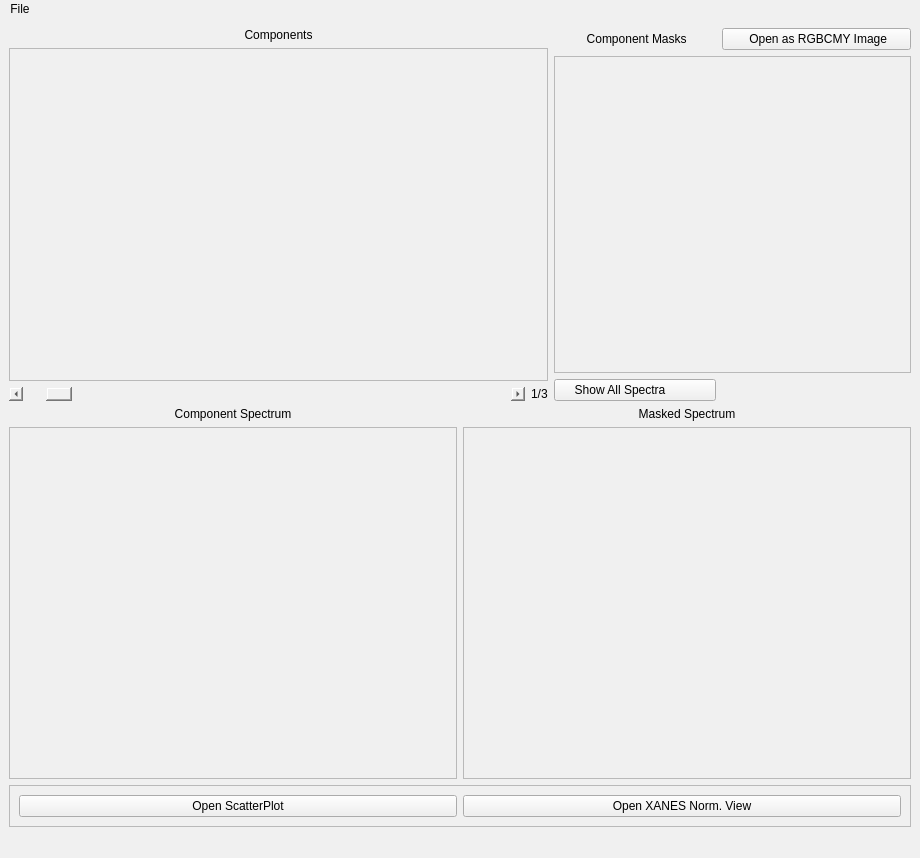
<?xml version="1.0" encoding="UTF-8"?>
<ui version="4.0">
 <class>MainWindow</class>
 <widget class="QMainWindow" name="MainWindow">
  <property name="geometry">
   <rect>
    <x>0</x>
    <y>0</y>
    <width>920</width>
    <height>858</height>
   </rect>
  </property>
  <property name="windowTitle">
   <string>MainWindow</string>
  </property>
  <property name="styleSheet">
   <string notr="true">background-color: rgb(240, 240, 240);</string>
  </property>
  <widget class="QWidget" name="centralwidget">
   <property name="styleSheet">
    <string notr="true"/>
   </property>
   <layout class="QGridLayout" name="gridLayout_8">
    <item row="0" column="0">
     <layout class="QGridLayout" name="gridLayout_7">
      <item row="0" column="0">
       <layout class="QGridLayout" name="gridLayout_5">
        <item row="0" column="0">
         <layout class="QGridLayout" name="gridLayout">
          <item row="0" column="0">
           <layout class="QGridLayout" name="gridLayout_2">
            <item row="1" column="0">
             <widget class="QLabel" name="label_4">
              <property name="styleSheet">
               <string notr="true"/>
              </property>
              <property name="text">
               <string>Components</string>
              </property>
              <property name="alignment">
               <set>Qt::AlignCenter</set>
              </property>
             </widget>
            </item>
            <item row="2" column="0">
             <widget class="ImageView" name="image_view"/>
            </item>
           </layout>
          </item>
          <item row="1" column="0">
           <layout class="QHBoxLayout" name="horizontalLayout">
            <item>
             <widget class="QScrollBar" name="hs_comp_number">
              <property name="sizePolicy">
               <sizepolicy hsizetype="Preferred" vsizetype="Fixed">
                <horstretch>0</horstretch>
                <verstretch>0</verstretch>
               </sizepolicy>
              </property>
              <property name="styleSheet">
               <string notr="true">QSlider::groove:horizontal {
border: 1px solid #bbb;
background: white;
height: 10px;
border-radius: 4px;
}

QSlider::sub-page:horizontal {
background: qlineargradient(x1: 0, y1: 0,    x2: 0, y2: 1,
    stop: 0 #66e, stop: 1 #bbf);
background: qlineargradient(x1: 0, y1: 0.2, x2: 1, y2: 1,
    stop: 0 #bbf, stop: 1 #55f);
border: 1px solid #777;
height: 10px;
border-radius: 4px;
}

QSlider::add-page:horizontal {
background: #fff;
border: 1px solid #777;
height: 10px;
border-radius: 4px;
}

QSlider::handle:horizontal {
background: qlineargradient(x1:0, y1:0, x2:1, y2:1,
    stop:0 #eee, stop:1 #ccc);
border: 1px solid #777;
width: 13px;
margin-top: -2px;
margin-bottom: -2px;
border-radius: 4px;
}

QSlider::handle:horizontal:hover {
background: qlineargradient(x1:0, y1:0, x2:1, y2:1,
    stop:0 #fff, stop:1 #ddd);
border: 1px solid #444;
border-radius: 2px;
}

QSlider::sub-page:horizontal:disabled {
background: #bbb;
border-color: #999;
}

QSlider::add-page:horizontal:disabled {
background: #eee;
border-color: #999;
}

QSlider::handle:horizontal:disabled {
background: #eee;
border: 1px solid #aaa;
border-radius: 4px;
}

QPushButton {
background-color: rgb(175, 236, 255);
color: rgb(255, 0, 127);
}</string>
              </property>
              <property name="maximum">
               <number>20</number>
              </property>
              <property name="pageStep">
               <number>1</number>
              </property>
              <property name="value">
               <number>1</number>
              </property>
              <property name="orientation">
               <enum>Qt::Horizontal</enum>
              </property>
             </widget>
            </item>
            <item>
             <widget class="QLabel" name="label_comp_number">
              <property name="sizePolicy">
               <sizepolicy hsizetype="Fixed" vsizetype="Preferred">
                <horstretch>0</horstretch>
                <verstretch>0</verstretch>
               </sizepolicy>
              </property>
              <property name="styleSheet">
               <string notr="true">font: 12pt &quot;Segoe UI&quot;;</string>
              </property>
              <property name="text">
               <string>1/3</string>
              </property>
             </widget>
            </item>
           </layout>
          </item>
         </layout>
        </item>
        <item row="0" column="1">
         <layout class="QGridLayout" name="gridLayout_4">
          <item row="0" column="0">
           <widget class="QLabel" name="label_5">
            <property name="styleSheet">
             <string notr="true"/>
            </property>
            <property name="text">
             <string>     Component Masks    </string>
            </property>
            <property name="alignment">
             <set>Qt::AlignCenter</set>
            </property>
           </widget>
          </item>
          <item row="1" column="0" colspan="2">
           <widget class="ImageView" name="image_view2"/>
          </item>
          <item row="2" column="0">
           <widget class="QPushButton" name="pb_show_all">
            <property name="styleSheet">
             <string notr="true"/>
            </property>
            <property name="text">
             <string>     Show All Spectra              </string>
            </property>
           </widget>
          </item>
          <item row="0" column="1">
           <widget class="QPushButton" name="pb_showMultiColor">
            <property name="text">
             <string>       Open as RGBCMY Image      </string>
            </property>
           </widget>
          </item>
         </layout>
        </item>
       </layout>
      </item>
      <item row="1" column="0">
       <layout class="QGridLayout" name="gridLayout_3">
        <item row="1" column="1">
         <widget class="QLabel" name="label">
          <property name="styleSheet">
           <string notr="true"/>
          </property>
          <property name="text">
           <string>Masked Spectrum</string>
          </property>
          <property name="alignment">
           <set>Qt::AlignCenter</set>
          </property>
         </widget>
        </item>
        <item row="2" column="1">
         <widget class="PlotWidget" name="spectrum_view"/>
        </item>
        <item row="2" column="0">
         <widget class="PlotWidget" name="component_view"/>
        </item>
        <item row="1" column="0">
         <widget class="QLabel" name="label_2">
          <property name="styleSheet">
           <string notr="true"/>
          </property>
          <property name="text">
           <string>Component Spectrum</string>
          </property>
          <property name="alignment">
           <set>Qt::AlignCenter</set>
          </property>
         </widget>
        </item>
       </layout>
      </item>
     </layout>
    </item>
    <item row="1" column="0">
     <widget class="QFrame" name="frame">
      <property name="frameShape">
       <enum>QFrame::StyledPanel</enum>
      </property>
      <property name="frameShadow">
       <enum>QFrame::Raised</enum>
      </property>
      <layout class="QGridLayout" name="gridLayout_6">
       <item row="0" column="0">
        <widget class="QPushButton" name="pb_openScatterPlot">
         <property name="styleSheet">
          <string notr="true"/>
         </property>
         <property name="text">
          <string>Open ScatterPlot</string>
         </property>
        </widget>
       </item>
       <item row="0" column="1">
        <widget class="QPushButton" name="pb_showMultiImageXANESView">
         <property name="text">
          <string>Open XANES Norm. View</string>
         </property>
        </widget>
       </item>
      </layout>
     </widget>
    </item>
   </layout>
  </widget>
  <widget class="QMenuBar" name="menubar">
   <property name="geometry">
    <rect>
     <x>0</x>
     <y>0</y>
     <width>920</width>
     <height>26</height>
    </rect>
   </property>
   <widget class="QMenu" name="menuFile">
    <property name="title">
     <string>File</string>
    </property>
    <addaction name="actionSave"/>
   </widget>
   <addaction name="menuFile"/>
  </widget>
  <widget class="QStatusBar" name="statusbar"/>
  <action name="actionSave">
   <property name="text">
    <string>Save</string>
   </property>
  </action>
 </widget>
 <customwidgets>
  <customwidget>
   <class>PlotWidget</class>
   <extends>QGraphicsView</extends>
   <header>pyqtgraph</header>
  </customwidget>
  <customwidget>
   <class>ImageView</class>
   <extends>QGraphicsView</extends>
   <header>pyqtgraph</header>
  </customwidget>
 </customwidgets>
 <resources/>
 <connections/>
</ui>
